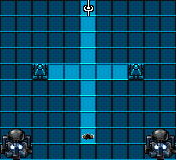

Below is a game level as drawn by its tile map, then a one-line description and the .tmx that defines it (tile-layer data replaced by summaries):
An orthogonal 11x10 tile map with 16x16 px tiles, 3 tile layers (ground, entities, details), 3 tilesets.

<map version="1.0" orientation="orthogonal" width="11" height="10" tilewidth="16" tileheight="16">
 <tileset firstgid="1" source="../../gauntletly1.tsx" />
 <tileset firstgid="64" source="../../16entities.tsx" />
 <tileset firstgid="164" source="../../details.tsx" />
 <layer name="ground" width="11" height="10">
  <data>[110 cells, 110 non-empty, 3 distinct tile ids]</data>
 </layer>
 <layer name="entities" width="11" height="10">
  <data>[110 cells, 2 non-empty, 2 distinct tile ids]</data>
 </layer>
 <layer name="details" width="11" height="10">
  <data>[110 cells, 8 non-empty, 4 distinct tile ids]</data>
 </layer>
</map>